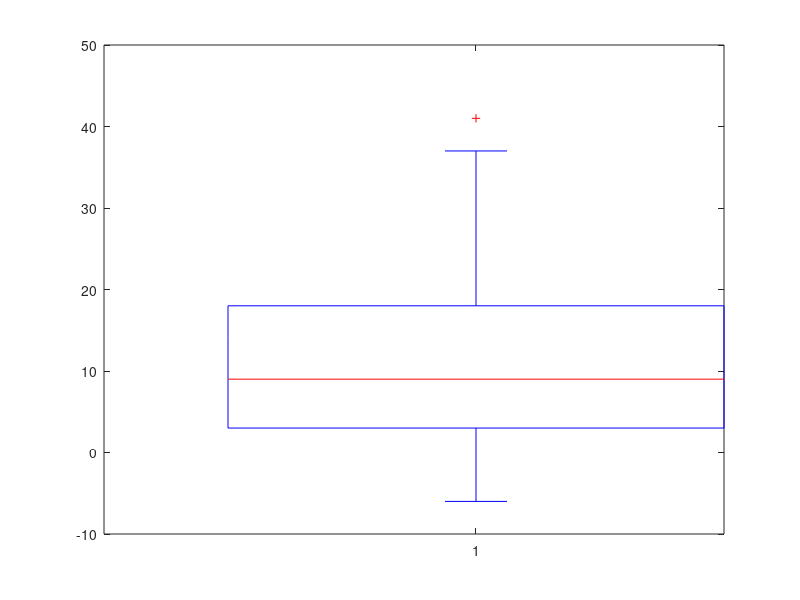

Write MATLAB code to recreate this figure. (Note: this script raises an error after producing the figure.)
clear all
clc

x=[-6,-3,-1,0,2,3,5,6,7,8,9,11,12,14,15,18,22,28,32,37,41]; 

%všimněte si, že data jsou nesymetrická
boxplot(x)

%H0 medián je roven 25, H1: medián není roven 25
[p,h]=signtest(x,25,0.05)